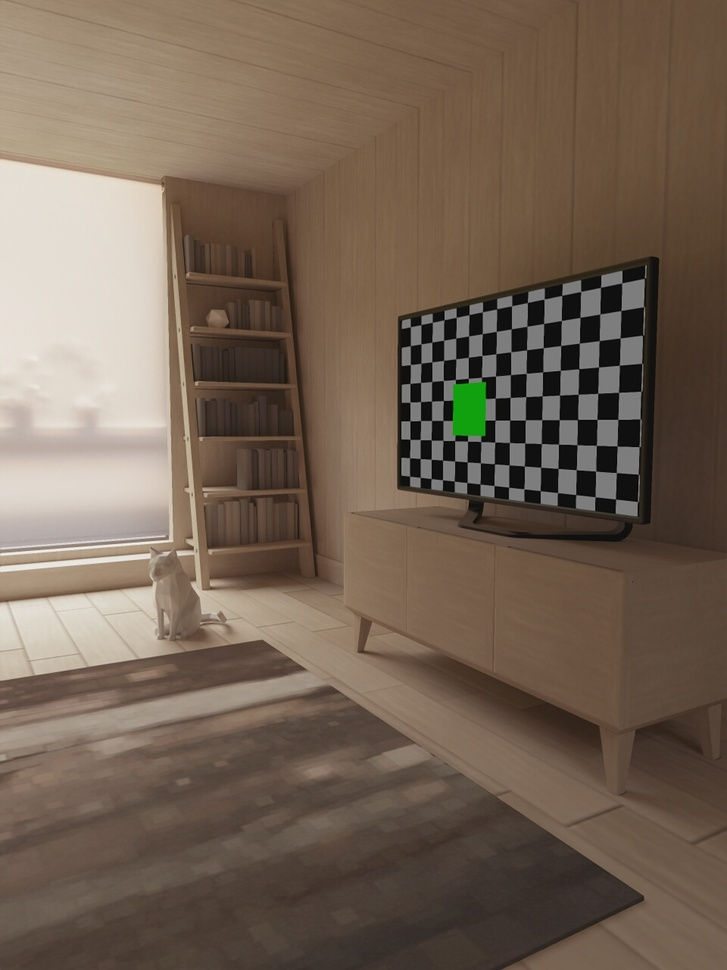
#> input picture 图片仿射变换/test.jpg, 727 x 970 px, shrunk from 960 x 1280 before the run
$ jupyter execute '图片移位.ipynb'
#> lines starting #> are read from the running program, lines starting #| are printed output that depends on the picture
[cell 1]
import cv2
import numpy as np

img = cv2.imread('test.jpg', 1)
#> img is the input picture: shape (970, 727, 3); mean B, G, R 84.3, 99.3, 116.1
cv2.imshow('src', img)
imgInfo = img.shape
#> imgInfo = (970, 727, 3)
height = imgInfo[0]
#> height = 970
width = imgInfo[1]
#> width = 727
matShift = np.float32([[1, 0, 100], [0, 1, 200]]) #移位矩阵
dst = cv2.warpAffine(img, matShift, (width, height))
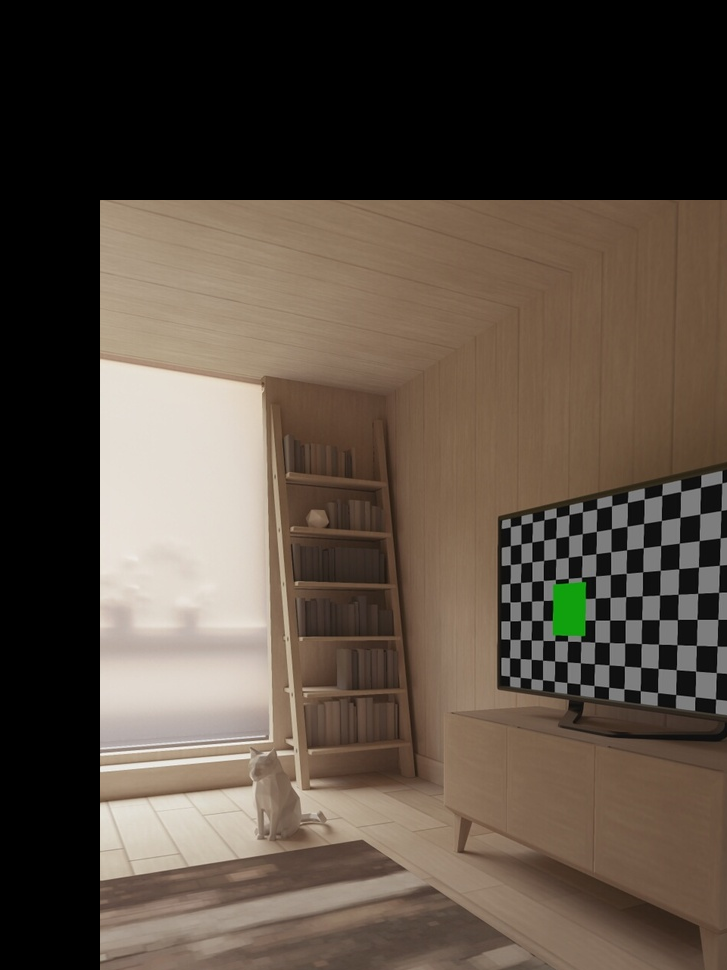
#> dst: shape (970, 727, 3); mean B, G, R 65.7, 77, 88.8
cv2.imshow('dst', dst)
cv2.waitKey(0)
